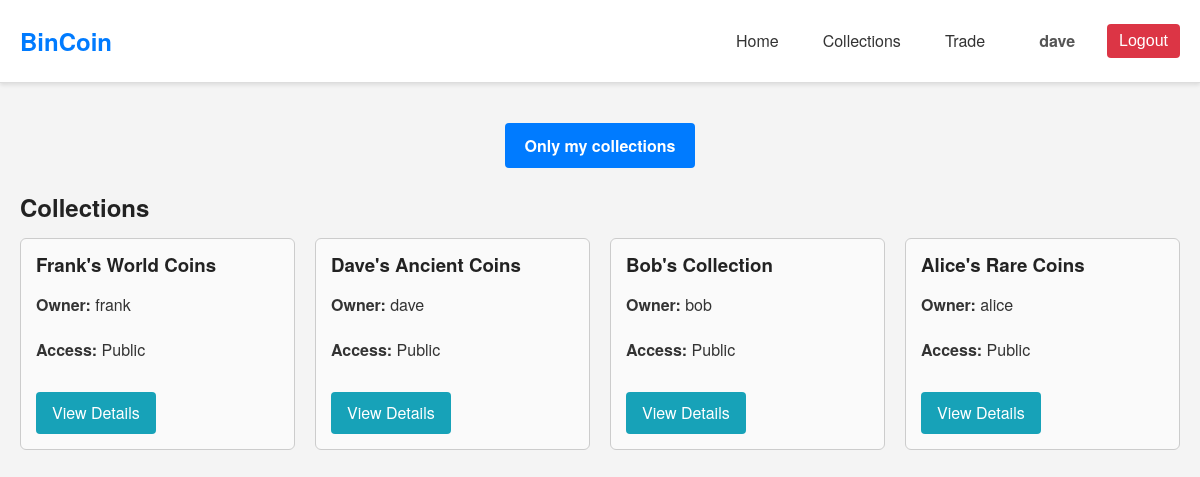
The page /php/collections.php (signed in) on the database its author committed.
### tables this page shows
CREATE TABLE `coin_collection` (
    `id` INT AUTO_INCREMENT PRIMARY KEY,
    `name` VARCHAR(255) NOT NULL,
    `user_name` VARCHAR(255) NOT NULL,
    `access` VARCHAR(255) NOT NULL,
    FOREIGN KEY (`user_name`) REFERENCES `user`(`name`) ON DELETE CASCADE
);

### php/collections.php (called while the page is built, shortened)
<?php
$search = isset($_GET['search']) ? trim($_GET['search']) : '';
$show_my_collections = isset($_GET['show_my_collections']) ? boolval($_GET['show_my_collections']) : false;
$page = isset($_GET['page']) && is_numeric($_GET['page']) ? intval($_GET['page']) : 1;
$results_per_page = 10;
$offset = ($page - 1) * $results_per_page;
$conn = new mysqli(SERVERNAME, USERNAME, PASSWORD, DBNAME);
$where_clauses = [];
$params = [];
$types = '';
if ($show_my_collections) {
    $where_clauses[] = "`user_name` = ?";
    $params[] = $_SESSION['username'];
    $types .= 's';
} else {
    $where_clauses[] = "(`access` = 'public' OR
                         (`access` = 'protected' AND EXISTS (
                             SELECT 1 FROM `access_control` ac
                             WHERE ac.`collection_id` = `coin_collection`.`id`
                               AND ac.`user_name` = ?
                         )) OR
                         (`user_name` = ?))";
    $params[] = $_SESSION['username'];
    $params[] = $_SESSION['username'];
    $types .= 'ss';
}
$where_sql = "WHERE " . implode(" AND ", $where_clauses);
$sql = "SELECT `id`, `name`, `access`, `user_name`
        FROM `coin_collection`
        $where_sql
        ORDER BY `name` DESC
        LIMIT ? OFFSET ?";
$stmt = $conn->prepare($sql);
if ($stmt) {
    $types_with_pagination = $types . 'ii';
    $params_with_pagination = array_merge($params, [$results_per_page, $offset]);
    $stmt->bind_param($types_with_pagination, ...$params_with_pagination);
    $stmt->execute();
    $result = $stmt->get_result();
    $collections = $result->fetch_all(MYSQLI_ASSOC);
} else {
    error_log("Prepare failed (FETCH): " . $conn->error);
    die("An unexpected error occurred. Please try again later.");
}
include "../components/collections_page.php";
?>

### components/collections_page.php (the view, shortened to what this page needs)
<!DOCTYPE html>
<html lang="en">
<head>
    <link rel="stylesheet" href="../css/theme.css">
    <link rel="stylesheet" href="../css/collections.css">
</head>
<body>
    <?php include '../components/header.php'; ?>
    <div class="collections-container">
        <div class="toggle-container">
            <form method="GET" action="collections.php">
                <label for="show_my_collections">Only my collections</label>
            </form>
        </div>
        <?php if (!empty($search)): ?>
            <h2>Search Results for "<?= htmlspecialchars($search); ?>"</h2>
        <?php else: ?>
            <h2>Collections</h2>
        <?php endif; ?>
        <?php if (count($collections) > 0): ?>
            <div class="collections-list">
                <?php foreach ($collections as $collection): ?>
                    <div class="collection-card">
                        <h3><?= htmlspecialchars($collection['name']); ?></h3>
                        <p><strong>Owner:</strong> <?= htmlspecialchars($collection['user_name']); ?></p>
                        <p><strong>Access:</strong> <?= ucfirst(htmlspecialchars($collection['access'])); ?></p>
                        <a href="collection_details.php?collection_id=<?= urlencode($collection['id']); ?>"
                            class="view-button">View Details</a>
                    </div>
                <?php endforeach; ?>
            </div>
        <?php else: ?>
            <p>No collections found.</p>
        <?php endif; ?>
    </div>
</body>
</html>

### css/theme.css (style rules this page uses)
* { margin: 0; padding: 0; box-sizing: border-box; }
html { font-size: 16px; }
body { font-family: 'Helvetica Neue', Arial, sans-serif; line-height: 1.6; color: #333; background-color: #f4f4f4; }
h1, h2, h3, h4, h5, h6 { color: #222; margin-bottom: 1rem; line-height: 1.2; }
p { margin-bottom: 1.2rem; }
a { color: #007BFF; text-decoration: none; transition: color 0.3s ease; }
form { display: flex; flex-direction: column; }
form label { margin-bottom: 5px; font-weight: bold; }

### css/collections.css (style rules this page uses)
.collections-container { max-width: 1200px; margin: 20px auto; padding: 20px; }
.toggle-container { margin-bottom: 20px; text-align: center; }
.toggle-container form { display: inline-block; }
.toggle-container label { display: inline-block; padding: 10px 20px; background-color: #007BFF; color: #fff; border-radius: 4px; cursor: pointer; transition: background-color 0.3s; }
.collections-list { display: grid; grid-template-columns: repeat(auto-fill, minmax(250px, 1fr)); gap: 20px; }
.collection-card { border: 1px solid #ccc; border-radius: 6px; padding: 15px; background-color: #fafafa; transition: box-shadow 0.3s; }
.view-button { display: inline-block; margin-top: 10px; padding: 8px 16px; background-color: #17a2b8; color: #fff; text-decoration: none; border-radius: 4px; transition: background-color 0.3s; }

### rows shown on the page
coin_collection: name "Frank's World Coins", user_name "frank", access "Public"
coin_collection: name "Dave's Ancient Coins", user_name "dave", access "Public"
coin_collection: name "Bob's Collection", user_name "bob", access "Public"
coin_collection: name "Alice's Rare Coins", user_name "alice", access "Public"

### other values the page prints
$_SESSION['username'] "dave"
